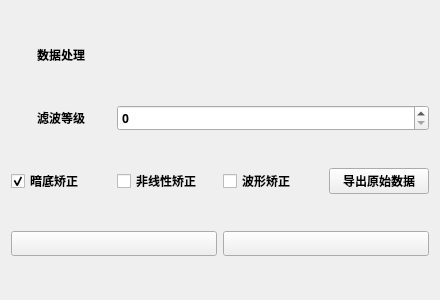
<?xml version="1.0" encoding="UTF-8"?>
<ui version="4.0">
 <class>newWindow</class>
 <widget class="QWidget" name="newWindow">
  <property name="geometry">
   <rect>
    <x>0</x>
    <y>0</y>
    <width>440</width>
    <height>300</height>
   </rect>
  </property>
  <property name="font">
   <font>
    <family>微软雅黑</family>
    <bold>true</bold>
   </font>
  </property>
  <property name="acceptDrops">
   <bool>false</bool>
  </property>
  <property name="windowTitle">
   <string>数据处理设置</string>
  </property>
  <property name="windowIcon">
   <iconset>
    <normaloff>../../svgsource/tools-fill.svg</normaloff>../../svgsource/tools-fill.svg</iconset>
  </property>
  <layout class="QGridLayout" name="gridLayout">
   <item row="4" column="3">
    <widget class="QPushButton" name="buttonOutputData">
     <property name="text">
      <string>导出原始数据</string>
     </property>
     <property name="icon">
      <iconset>
       <normaloff>../../svgsource/logout-circle-r-line.svg</normaloff>../../svgsource/logout-circle-r-line.svg</iconset>
     </property>
    </widget>
   </item>
   <item row="3" column="0">
    <widget class="QPushButton" name="pushButton_2">
     <property name="layoutDirection">
      <enum>Qt::LeftToRight</enum>
     </property>
     <property name="text">
      <string>滤波等级</string>
     </property>
     <property name="flat">
      <bool>true</bool>
     </property>
    </widget>
   </item>
   <item row="4" column="2">
    <widget class="QCheckBox" name="boxWaveShapeCorrect">
     <property name="text">
      <string>波形矫正</string>
     </property>
    </widget>
   </item>
   <item row="3" column="1" colspan="3">
    <widget class="QSpinBox" name="spinSmoothLevel">
     <property name="maximum">
      <number>4</number>
     </property>
    </widget>
   </item>
   <item row="1" column="0">
    <widget class="QPushButton" name="pushButton">
     <property name="text">
      <string>数据处理</string>
     </property>
     <property name="icon">
      <iconset>
       <normaloff>../../svgsource/line-chart-line.svg</normaloff>../../svgsource/line-chart-line.svg</iconset>
     </property>
     <property name="flat">
      <bool>true</bool>
     </property>
    </widget>
   </item>
   <item row="4" column="1">
    <widget class="QCheckBox" name="boxNoLinearCorrect">
     <property name="text">
      <string>非线性矫正</string>
     </property>
    </widget>
   </item>
   <item row="4" column="0">
    <widget class="QCheckBox" name="boxDeductDark">
     <property name="text">
      <string>暗底矫正</string>
     </property>
     <property name="checked">
      <bool>true</bool>
     </property>
     <property name="tristate">
      <bool>false</bool>
     </property>
    </widget>
   </item>
   <item row="5" column="0" colspan="2">
    <widget class="QPushButton" name="buttonCorrect">
     <property name="text">
      <string/>
     </property>
     <property name="icon">
      <iconset>
       <normaloff>../../svgsource/check-line.svg</normaloff>../../svgsource/check-line.svg</iconset>
     </property>
    </widget>
   </item>
   <item row="5" column="2" colspan="2">
    <widget class="QPushButton" name="buttonCancel">
     <property name="text">
      <string/>
     </property>
     <property name="icon">
      <iconset>
       <normaloff>../../svgsource/close-line.svg</normaloff>../../svgsource/close-line.svg</iconset>
     </property>
    </widget>
   </item>
  </layout>
 </widget>
 <resources/>
 <connections/>
</ui>
